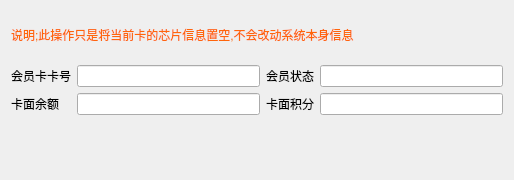
<?xml version="1.0" encoding="UTF-8"?>
<ui version="4.0">
 <class>w_m_member_cardic_Dialog</class>
 <widget class="QDialog" name="w_m_member_cardic_Dialog">
  <property name="geometry">
   <rect>
    <x>0</x>
    <y>0</y>
    <width>514</width>
    <height>180</height>
   </rect>
  </property>
  <property name="windowTitle">
   <string>Dialog</string>
  </property>
  <layout class="QVBoxLayout" name="verticalLayout">
   <item>
    <widget class="QLabel" name="label_5">
     <property name="styleSheet">
      <string notr="true">color:#ff650b;</string>
     </property>
     <property name="text">
      <string>说明;此操作只是将当前卡的芯片信息置空,不会改动系统本身信息</string>
     </property>
     <property name="wordWrap">
      <bool>true</bool>
     </property>
    </widget>
   </item>
   <item>
    <layout class="QGridLayout" name="gridLayout">
     <item row="0" column="0">
      <widget class="QLabel" name="label">
       <property name="text">
        <string>会员卡卡号</string>
       </property>
      </widget>
     </item>
     <item row="0" column="1">
      <widget class="QLineEdit" name="lineEdit_memberno"/>
     </item>
     <item row="0" column="2">
      <widget class="QLabel" name="label_4">
       <property name="text">
        <string>会员状态</string>
       </property>
      </widget>
     </item>
     <item row="0" column="3">
      <widget class="QLineEdit" name="lineEdit_ch_state"/>
     </item>
     <item row="1" column="0">
      <widget class="QLabel" name="label_2">
       <property name="text">
        <string>卡面余额</string>
       </property>
      </widget>
     </item>
     <item row="1" column="1">
      <widget class="lds_doublespinbox_lineedit" name="lineEdit_num_amount"/>
     </item>
     <item row="1" column="2">
      <widget class="QLabel" name="label_3">
       <property name="text">
        <string>卡面积分</string>
       </property>
      </widget>
     </item>
     <item row="1" column="3">
      <widget class="lds_doublespinbox_lineedit" name="lineEdit_point"/>
     </item>
    </layout>
   </item>
   <item>
    <widget class="lds_toolbar" name="widget"/>
   </item>
  </layout>
 </widget>
 <customwidgets>
  <customwidget>
   <class>lds_toolbar</class>
   <extends>QFrame</extends>
   <header>lds_toolbar.h</header>
   <container>1</container>
  </customwidget>
  <customwidget>
   <class>lds_doublespinbox_lineedit</class>
   <extends>QLineEdit</extends>
   <header>lds_doublespinbox_lineedit.h</header>
  </customwidget>
 </customwidgets>
 <resources/>
 <connections/>
</ui>
